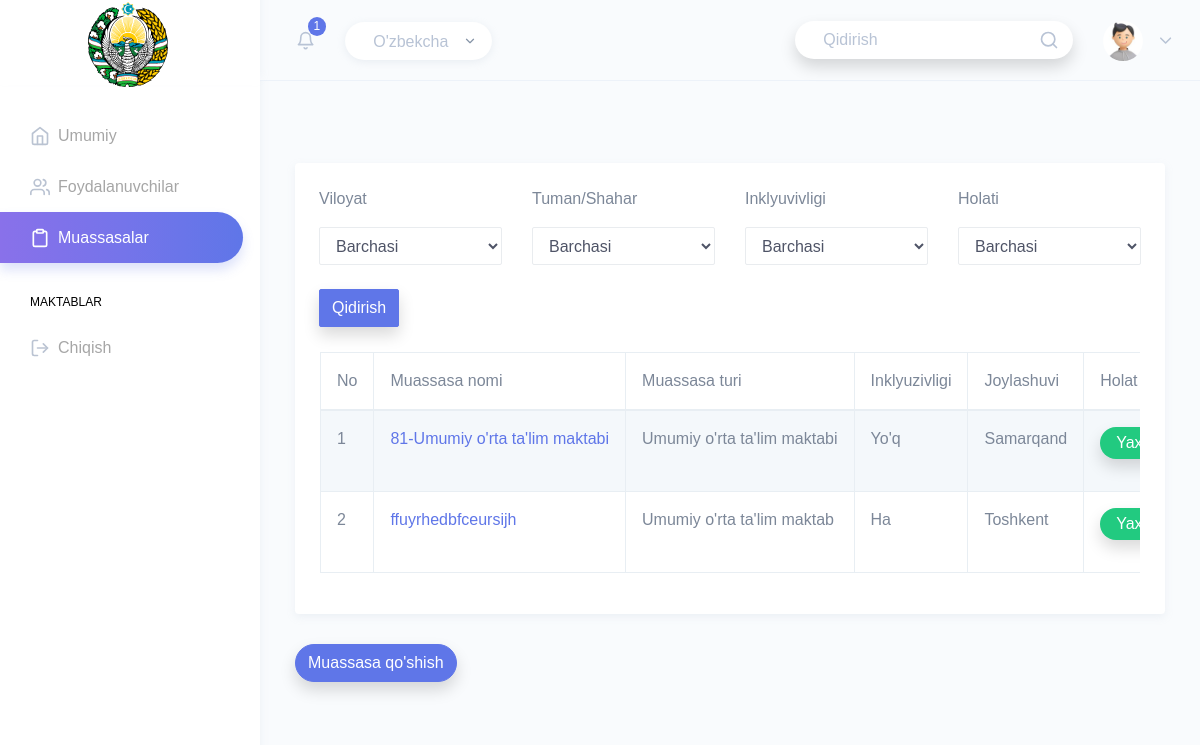
The page /organizations-list/ (signed in) on the database its author committed.
### school/models.py (models this page shows, shortened)
class Organizations(BaseModel):
    organization_number = models.PositiveIntegerField()
    name = models.CharField(max_length=64, validators=[MinLengthValidator(limit_value=5, message="Muassasa nomi juda qisqa, noto'g'ri kiritgansiz")])
    education_type = models.CharField(max_length=32, choices=OrganizationsType.choices)
    power = models.PositiveBigIntegerField(default=0)
    vr_mode_url = models.URLField(null=True, blank=True)
    is_inclusive = models.BooleanField(default=False)
    rating = models.CharField(max_length=16, choices=OrganizationsRatingType.choices, null=True, blank=True)
    district = models.ForeignKey(Districts, on_delete=models.CASCADE, null=True, blank=True)
    city = models.ForeignKey(Cities, on_delete=models.CASCADE, null=True, blank=True)
    is_city = models.BooleanField(default=False) # Shahar yoki tumanligini ajratish uchun
    region = models.ForeignKey(Regions, on_delete=models.CASCADE)
    ball = models.PositiveBigIntegerField(default=0)
    latitude = models.DecimalField(max_digits=9, decimal_places=6, null=True, blank=True)
    longitude = models.DecimalField(max_digits=9, decimal_places=6, null=True, blank=True)
    admin = models.OneToOneField(User, on_delete=models.SET_NULL, null=True, blank=True)
    class Meta:
        verbose_name = "Muassasa"
        verbose_name_plural = "Muassasa"
        ordering = ['-ball']

class Regions(BaseModel):
    name = models.CharField(max_length=32, unique=True, validators=[MinLengthValidator(limit_value=6, message="Viloyat nomi juda qisqa, noto'g'ri kiritgansiz")])
    def __str__(self):
        return self.name
    class Meta:
        verbose_name = "Viloyat"
        verbose_name_plural = "Viloyatlar"
        ordering = ['name']

### school/views.py (the view)
# urls.py: path('organizations-list/', views.organizations, name='organizations'),
@login_required
def organizations(request):
    org = Organizations.objects.all()
    region_id = request.GET.get('region')
    district_id = request.GET.get('district')
    is_inclusive = request.GET.get('is_inclusive')
    rating = request.GET.get('rating')
    if region_id:
        org = org.filter(region_id=region_id)
    if district_id:
        org = org.filter(district_id=district_id)
    if is_inclusive is not None:
        org = org.filter(is_inclusive=is_inclusive == 'True')
    if rating:
        org = org.filter(rating=rating)
    regions = Regions.objects.all()
    districts = Districts.objects.all()
    context = {
        'organizations': org,
        'regions': regions,
        'districts': districts
    }
    return render(request, 'organizations/list.html', context)

### school/models.py (called while the page is built)
    def __str__(self):
        return f"{self.first_name} {self.last_name}"

### templates/organizations/list.html (shortened to what this page needs)
{% extends 'base/base.html' %}
{% load static %}
{% block content %}
<div class="page-wrapper">
    <div class="container-fluid">
        <div class="row mt-5">
            <div class="col-12">
                <div class="card">
                    <form method="GET" action="{% url 'organizations' %}">
                        <div class="row p-4">
                            <div class="col-12 col-md-6 col-lg-3">
                                <p>Viloyat</p>
                                <select class="form-control" name="region">
                                    <option value="">Barchasi</option>
                                </select>
                            </div>
                            <div class="col-12 col-md-6 col-lg-3">
                                <p>Tuman/Shahar</p>
                                <select class="form-control" name="district">
                                    <option value="">Barchasi</option>
                                </select>
                            </div>
                            <div class="col-12 col-md-6 col-lg-3">
                                <p>Inklyuvivligi</p>
                                <select class="form-control" name="is_inclusive">
                                    <option value="">Barchasi</option>
                                </select>
                            </div>
                            <div class="col-12 col-md-6 col-lg-3">
                                <p>Holati</p>
                                <select class="form-control" name="rating">
                                    <option value="">Barchasi</option>
                                </select>
                            </div>
                        </div>
                        <button type="submit" class="btn btn-primary mx-4 shadow">Qidirish</button>
                    </form>
                    <div class="card-body">
                        <div class="table-responsive">
                            <table id="multi_col_order" class="table table-striped table-bordered display no-wrap"
                                style="width:100%">
                                <thead>
                                    <tr>
                                        <th>No</th>
                                        <th>Muassasa nomi</th>
                                        <th>Muassasa turi</th>
                                        <th>Inklyuzivligi</th>
                                        <th>Joylashuvi</th>
                                        <th>Holat</th>
                                    </tr>
                                </thead>
                                <tbody>
                                    {% for org in organizations %}
                                    <tr>
                                        <td>{{ forloop.counter }}</td>
                                        <td>
                                            <a href="{% url 'organization_detail' org.id %}">
                                                {{ org.name }}
                                            </a>
                                        </td>
                                        <td>{{ org.education_type }}</td>
                                        <td>
                                            {% if org.is_inclusive %}
                                            <p>Ha</p>
                                            {% else %}
                                            <p>Yo'q</p>
                                            {% endif %}
                                        </td>
                                        <td>{{ org.region }}</td>
                                        <td>
                                            {% if org.rating == 'Qoniqarsiz' %}
                                            <p class="px-3 py-1 shadow bg-danger text-center rounded-pill text-white">
                                                Qoniqarsiz
                                            </p>
                                            {% elif org.rating == "O'rtacha" %}
                                            <p class="px-3 py-1 shadow bg-info text-center rounded-pill text-white">
                                                O'rtacha
                                            </p>
                                            {% else %}
                                            <p class="px-3 py-1 shadow bg-success text-center rounded-pill text-white">
                                                Yaxshi
                                            </p>
                                            {% endif %}
                                        </td>
                                    </tr>
                                    {% endfor %}
                                </tbody>
                            </table>
                        </div>
                    </div>
                </div>
            </div>
        </div>
        <a class="btn btn-primary rounded-pill shadow" href="{% url 'create_organization' %}">Muassasa qo'shish</a>
    </div>
</div>
{% endblock content %}

### templates/base/base.html (style rules this page uses)
body { font-family: 'Rubik', sans-serif; }

### rows shown on the page
Organizations: name "81-Umumiy o'rta ta'lim maktabi", education_type "Umumiy o'rta ta'lim maktabi", is_inclusive "Yo'q", region "Samarqand", rating "Yaxshi"
Organizations: name "ffuyrhedbfceursijh", education_type "Umumiy o'rta ta'lim maktab", is_inclusive "Ha", region "Toshkent", shows "Yaxshi"
